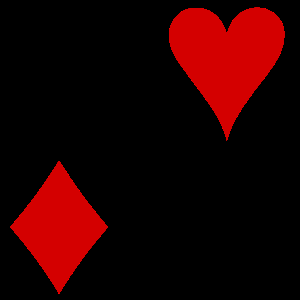
%> input picture Aberration Modelling/CardSuits.png, 300 x 300 px
$ octave PSF_Plots.m   (GNU Octave 9; MATLAB toolbox functions it lacks are replaced by stand-ins)
%> lines starting %> are read from the running program, lines starting %| are printed output that depends on the picture
### _Function Library/Zernike.m
% Ralf Mouthaan
% University of Cambridge
% December 2020
%
% Function to return zernike

function [Z] = Zernike(m, n, rho, phi)

    if size(rho) ~= size(phi)
        error('\phi and \rho must be of the same size');
    end

    if n < abs(m)
        error('n must be >= m')
    end

    if mod(n-m,2) == 1 && n ~= 0
        error('This is equivalent to Z_{0,0}')
    end

    %%

    Z.m = abs(m);
    Z.n = n;
    Z.rho = rho;
    Z.phi = phi;

    R = zeros(size(rho));

    if mod(Z.n-Z.m,2) == 0
        for k = 0:(Z.n-Z.m)/2 % What if this is not an integer?

            term1 = (-1)^k;
            term2 = factorial(Z.n-k);
            term3 = factorial(k);
            term4 = factorial((Z.n+Z.m)/2-k);
            term5 = factorial((Z.n-Z.m)/2-k);
            term6 = rho.^(Z.n-2*k);

            R = R + term1*term2/term3/term4/term5*term6;

        end
    end

    if m >= 0
        Z.F = R.*cos(Z.m*phi);
    else
        Z.F = R.*sin(Z.m*phi);
    end

end

### _Function Library/propFresnel.m
function [F, u] = propFresnel(F, x, lambda, z)
    % PROPFRESNEL Fresnel propagation
    % Author : RPM
    % Implements Eq. 4-17 of Goodman
    % See also Tan lecture notes
    % See also Voelz book
    % Inputs:
    %   - F : fields in source plane
    %   - x : coordinates in source plane
    %   - lambda : wavelength
    %   - z : propagation distance
    % Outputs:
    %   - F: fields in observation plane
    %   - u: coordinates in observation plane

    % Calculate Fresnel number
    Lx = max(x) - min(x);
    Fnumber = Lx^2/lambda/z;
    if Fnumber > 1
        warning(['Not operating in Fresnel region, F = ' num2str(Fnumber)])
    end

    % Wavevector
    k = 2*pi/lambda;

    % Coord calculations
    Nx = length(x);
    dx = (max(x) - min(x))/(Nx-1);
    [x_mesh, y_mesh] = meshgrid(x, x);
    du = lambda*z/(Nx*dx);
    u = (-Nx/2:Nx/2-1)*du;
    [u_mesh, v_mesh] = meshgrid(u, u);

    % Fresnel calculations
    F = F.*exp(1i*k/(2*z)*(x_mesh.^2 + y_mesh.^2));
    F = ifftshift(fft2(fftshift(F)));
    F = F.*exp(1i*k/(2*z)*(u_mesh.^2 + v_mesh.^2));
    F = F * exp(1i*k*z)/(1i*lambda*z)*dx*dx;

end

### _Function Library/propLens.m
function F = propLens(F, x, lambda, f)
    % PROPLENS Propagation through a lens
    % Author : RPM
    % Based on Eq. 5-10 of Goodman
    % Inputs:
    %   - F : fields in source plane
    %   - x : coordinates in source plane
    %   - lambda : wavelength
    %   - f : lens focal length
    % Outputs:
    %   - F = fields in observation plane

    k = 2*pi/lambda;
    [x_mesh, y_mesh] = meshgrid(x, x);
    F = F .* exp(-1i*k/2/f*(x_mesh.^2 + y_mesh.^2));

end

### Aberration Modelling/PSF_Plots.m
% Ralf Mouthaan
% University of Cambridge
%
% Script to plot aberrated point spread functions

clc; clear variables; close all;

addpath('Function Library');

f = 500e-3;
z1 = 1;
z2 = f*z1/(z1-f);
lambda = 633e-9;
Nx = 5000;

x = linspace(-0.5e-3,0.5e-3, Nx);
r_mesh = sqrt(x.^2 + x.'.^2);
%F = exp(-r_mesh.^2/1e-10);
F = SpadeTarget(Nx);

figure;
imagesc(x, x.', abs(F));
axis square;
title('Object');

[F,x] = propFresnel(F,x,lambda,z1);
F = propLens(F,x,lambda,f);

[x_mesh, y_mesh] = meshgrid(x, x.');
r_mesh = sqrt(x_mesh.^2 + y_mesh.^2);
theta_mesh = atan2(y_mesh, x_mesh);
Z = Zernike(2,2,r_mesh,theta_mesh);
F = F.*exp(1i*Z.F*10000);
Z = Zernike(2,4,r_mesh,theta_mesh);
F = F.*exp(1i*Z.F*10000);
Z = Zernike(0,4,r_mesh,theta_mesh);
F = F.*exp(1i*Z.F*5000);
% [17 lines not run here, left out]
% [46 lines left out: functions DotTarget, SmileyTarget, CrossTarget, HeartTarget, not called in this run]
function [Target] = SpadeTarget(Nx)
%> called with Nx = 5000

    xi = linspace(0, 1, Nx);

    Target = imread('CardSuits.png');
%> Target is the input picture: size 300x300x3 uint8; mean R, G, B 35.7, 0, 0
    Target = rgb2gray(Target);
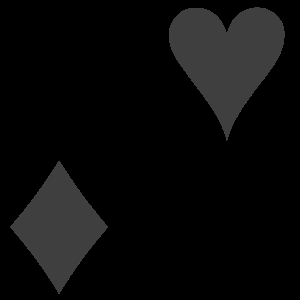
%> Target: size 300x300 uint8; min 0, max 76, mean 10.6
    Target = Target(1:size(Target,1)/2,1:size(Target,1)/2);
%> Target: size 150x150 uint8; every value is 0
    Target = double(Target);
%> Target: size 150x150 double; every value is 0

    x = linspace(0, 1, size(Target, 1));
%> x = 150 values from 0 to 1
%> `[F,x] = propFresnel(F,x,lambda,z1);`: x = 5000 values from -1.58 to 1.58
%> the loop in Zernike, `for k = 0:(Z.n-Z.m)/2` made 1 pass
%> (term1, term2, term3, term4, term5) on pass 1: (1, 2, 1, 2, 1)
%> `Z = Zernike(2,2,r_mesh,theta_mesh);`: Z = {m 2, n 2}
%> the loop in Zernike (call 2), `for k = 0:(Z.n-Z.m)/2` made 2 passes
%> (term1, term2, term3, term4, term5) on passes 1 to 2: (1, 24, 1, 6, 1), (-1, 6, 1, 2, 1)
%> `Z = Zernike(2,4,r_mesh,theta_mesh);`: Z = {m 2, n 4}
%> `Z = Zernike(0,4,r_mesh,theta_mesh);`: Z = {m 0, n 4}
%> the run ends on the next line

    Target = interp2(x, x.', Target, linspace(0, 0.8, Nx), xi.');
    Target = imbinarize(Target, 100);
    Target = ~Target;
    Target = Target*100;

end
